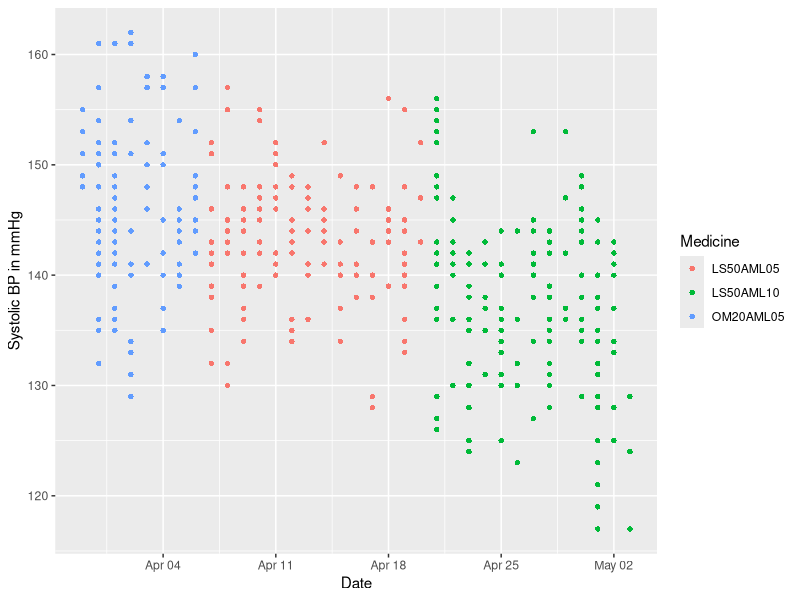
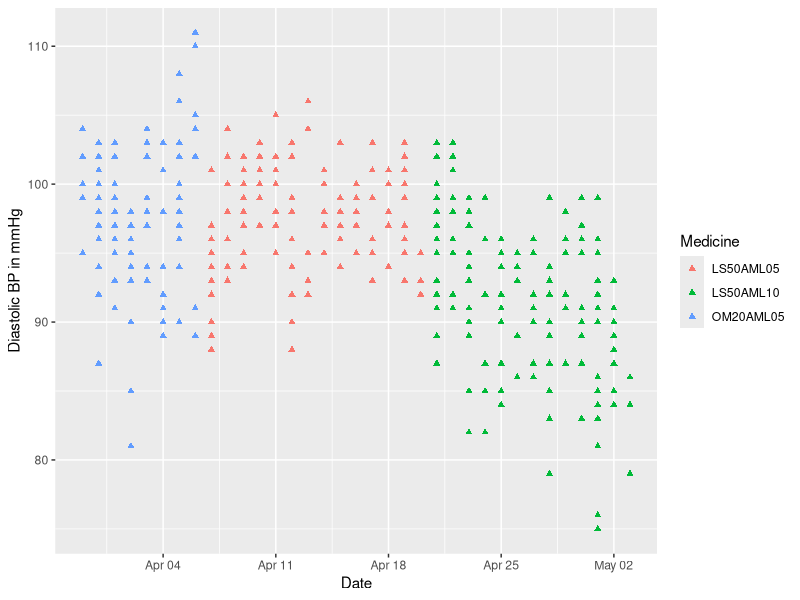
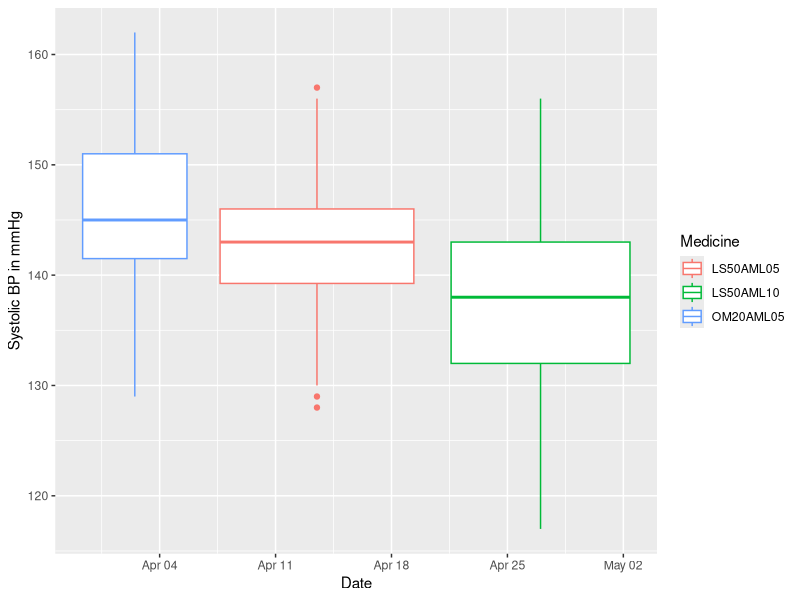
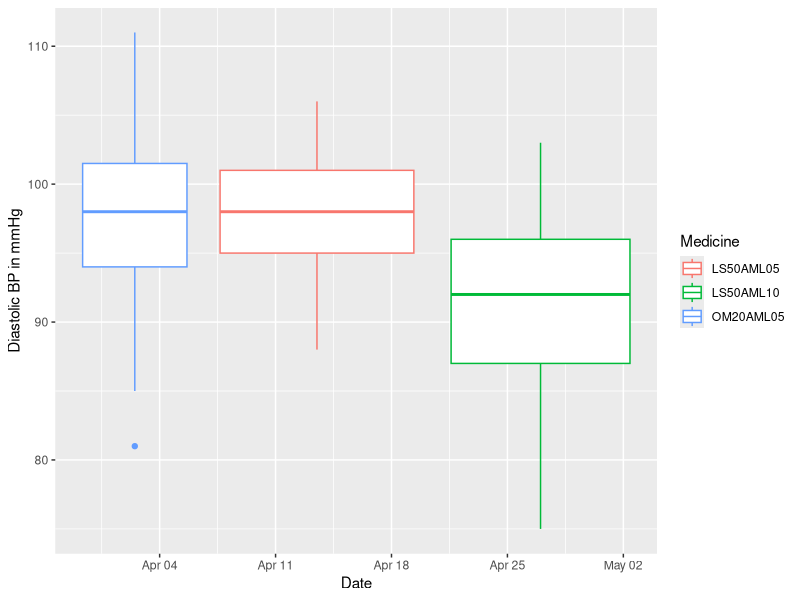
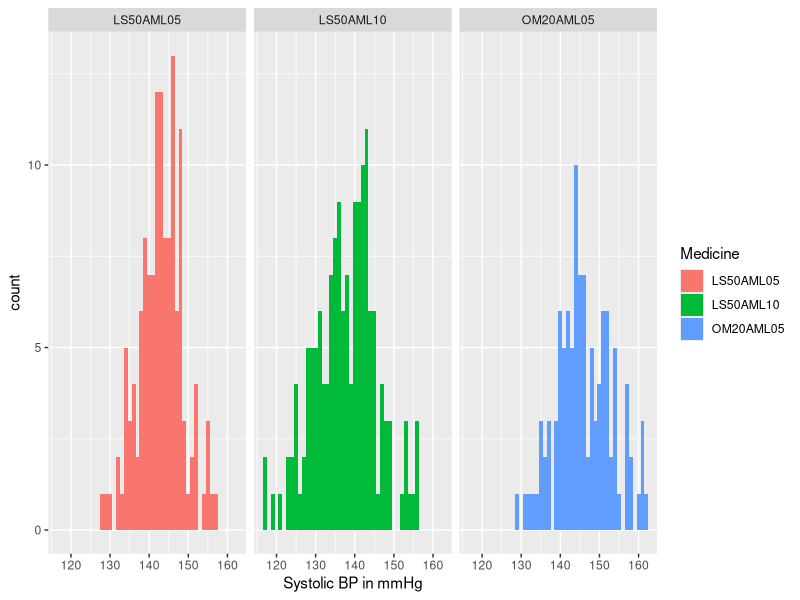
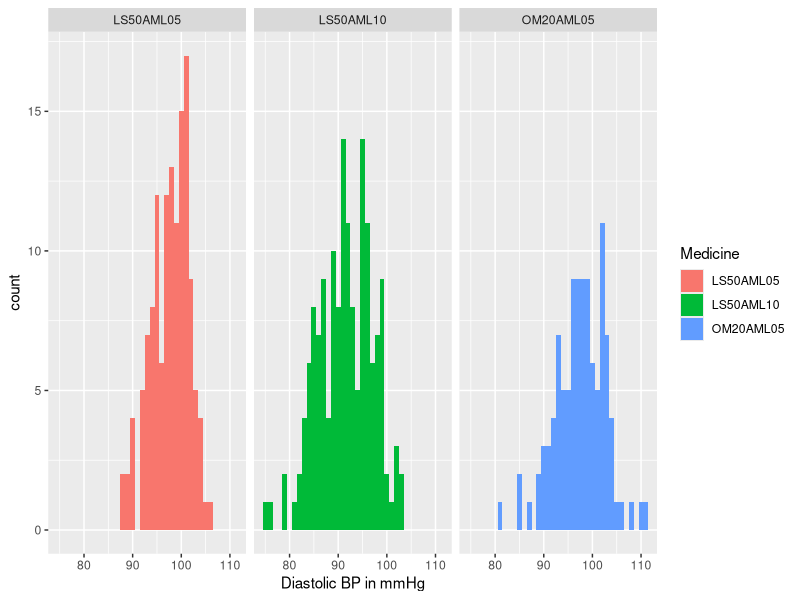

Recreate these plots in R, in order.
## ---- chunk 1
knitr::opts_chunk$set(echo = TRUE)
library(ggplot2)
library(xtable)
options(xtable.floating=FALSE)
## ---- chunk 2
## Read the raw data file in CSV format 
temp <- read.csv("BPReadings.csv", header=T);
bpdata<-temp[, 1:7]
bpdata$Date<-as.Date(bpdata$Date,"%m/%d/%Y")
#bpdata$Time<-as.POSIXct(bpdata$Time,"%I:%M %p", tz="America/New_York")
bpdata$datetime<-paste(bpdata$Date,bpdata$Time)
bpdata$datetime<-as.POSIXct(bpdata$datetime,"%m/%d/%Y %I:%M %p", tz="America/New_York")
## ---- chunk 3
ag <- aggregate(cbind(Systolic, Diastolic) ~ Medicine, bpdata, function(x) c(mean = mean(x), sd = sd(x)))
ag
## ---- chunk 4
ggplot(bpdata, aes(x=Date,y=Systolic, col=Medicine)) + 
  geom_point(shape=16) + xlab("Date") + ylab("Systolic BP in mmHg")
ggplot(bpdata, aes(x=Date,y=Diastolic, col=Medicine)) + 
  geom_point(shape=17) + xlab("Date") + ylab("Diastolic BP in mmHg")
## ---- chunk 5
ggplot(bpdata, aes(x=Date,y=Systolic, col=Medicine)) + 
  geom_boxplot() + xlab("Date") + ylab("Systolic BP in mmHg")
ggplot(bpdata, aes(x=Date,y=Diastolic, col=Medicine)) + 
  geom_boxplot() + xlab("Date") + ylab("Diastolic BP in mmHg")
## ---- chunk 6
ggplot(bpdata, aes(x=Systolic, fill=Medicine)) + 
  geom_histogram(binwidth=1) + xlab("Systolic BP in mmHg") + facet_grid(.~Medicine)
ggplot(bpdata, aes(x=Diastolic, fill=Medicine)) + 
   geom_histogram(binwidth=1) + xlab("Diastolic BP in mmHg") + facet_grid(.~Medicine)
## ---- chunk 7
aovS<-aov(bpdata$Systolic~bpdata$Medicine)
aovD<-aov(bpdata$Diastolic~bpdata$Medicine)
tab<-xtable(aovS, auto=TRUE)
print(tab, type="html")
## ---- chunk 8
tab<-xtable(aovD, auto=TRUE)
print(tab, type="html")
## ---- chunk 9
tukS<-TukeyHSD(aovS)
tukD<-TukeyHSD(aovD)
tukS
tukD
